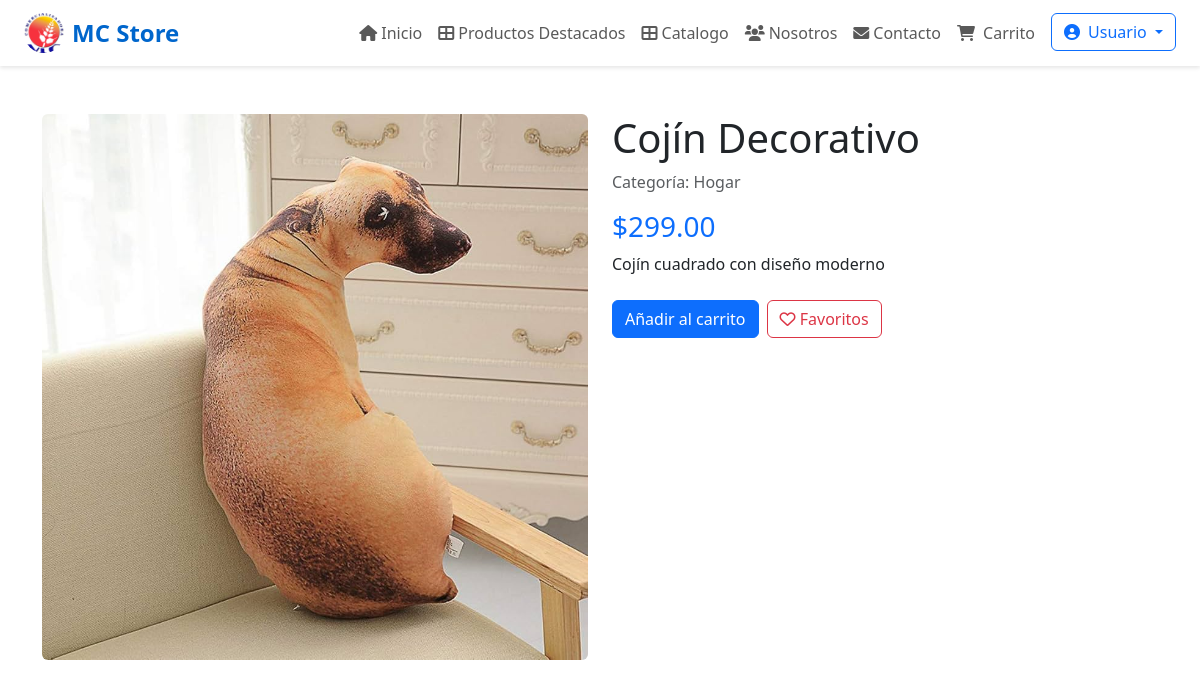
/pages/producto.php?id=9 (signed in), run on the app's committed database.
### tables this page shows
CREATE TABLE `configuraciones` (
  `id` int(11) NOT NULL AUTO_INCREMENT,
  `nombre_sitio` varchar(100) NOT NULL DEFAULT 'MC Store',
  `logo_url` varchar(255) NOT NULL DEFAULT 'pages/img/logo-mcstore.png',
  `color_primario` varchar(10) NOT NULL DEFAULT '#0066CC',
  `color_secundario` varchar(10) NOT NULL DEFAULT '#333333',
  `color_encabezado` varchar(10) NOT NULL DEFAULT '#FFFFFF',
  `color_texto` varchar(10) NOT NULL DEFAULT '#000000',
  `texto_nosotros` longtext,
  `direccion` varchar(255) DEFAULT NULL,
  `telefono` varchar(20) DEFAULT NULL,
  `email` varchar(100) DEFAULT NULL,
  `horarios` text,
  `facebook` varchar(255) DEFAULT NULL,
  `instagram` varchar(255) DEFAULT NULL,
  `whatsapp` varchar(20) DEFAULT NULL,
  `fecha_actualizacion` timestamp NOT NULL DEFAULT CURRENT_TIMESTAMP ON UPDATE CURRENT_TIMESTAMP,
  PRIMARY KEY (`id`)
);

CREATE TABLE `productos` (
  `id` int(11) NOT NULL AUTO_INCREMENT,
  `categoria_id` int(11) DEFAULT NULL,
  `nombre` varchar(255) NOT NULL,
  `descripcion` text,
  `precio` decimal(10,2) NOT NULL,
  `cantidad` int(11) DEFAULT '0' COMMENT 'Cantidad en stock',
  `estado` enum('disponible','agotado','suspendido','poco_stock') DEFAULT 'disponible',
  `imagen` varchar(500) DEFAULT NULL,
  `destacado` enum('si','no') DEFAULT 'no',
  `fecha_creacion` timestamp NULL DEFAULT CURRENT_TIMESTAMP,
  PRIMARY KEY (`id`),
  KEY `categoria_id` (`categoria_id`),
  CONSTRAINT `productos_ibfk_1` FOREIGN KEY (`categoria_id`) REFERENCES `categorias` (`id`) ON DELETE SET NULL
);

CREATE TABLE `categorias` (
  `id` int(11) NOT NULL AUTO_INCREMENT,
  `nombre` varchar(255) NOT NULL,
  `descripcion` text,
  PRIMARY KEY (`id`)
);

### pages/admin/functions/f_configuracion.php (called while the page is built, shortened)
<?php
require_once __DIR__ . '/../../../php/database.php';
function obtenerConfiguracion() {
    global $conexion;
    $sql = "SELECT * FROM configuraciones WHERE id = 1 LIMIT 1";
    $resultado = mysqli_query($conexion, $sql);
    return mysqli_fetch_assoc($resultado);
}
?>

### pages/functions/f_favoritos.php (called while the page is built, shortened)
<?php
require_once 'f_login.php';
function obtenerIdsFavoritos($usuario_id) {
    global $conexion;
    $sql = "SELECT producto_id FROM productos_favoritos WHERE usuario_id = ?";
    $stmt = mysqli_prepare($conexion, $sql);
    mysqli_stmt_bind_param($stmt, "i", $usuario_id);
    mysqli_stmt_execute($stmt);
    $result = mysqli_stmt_get_result($stmt);
    $ids = [];
    while ($row = mysqli_fetch_assoc($result)) {
        $ids[] = $row['producto_id'];
    }
    return $ids;
}
?>

### pages/functions/f_catalogo.php (called while the page is built, shortened)
<?php
require_once dirname(__DIR__, 2) . '/php/database.php';
require_once 'f_favoritos.php';
$usuario_id = $_SESSION['usuario_id'] ?? null;
$favoritosIds = $usuario_id ? obtenerIdsFavoritos($usuario_id) : [];
function obtenerProductoPorId($id) {
    global $conexion;
    $id = intval($id);
    $sql = "SELECT p.id, p.nombre, p.descripcion, p.precio, p.imagen, p.cantidad as stock, p.estado,
                   c.nombre as categoria
            FROM productos p
            LEFT JOIN categorias c ON p.categoria_id = c.id
            WHERE p.id = ? AND p.estado IN ('disponible', 'poco_stock')";
    $stmt = mysqli_prepare($conexion, $sql);
    mysqli_stmt_bind_param($stmt, "i", $id);
    mysqli_stmt_execute($stmt);
    $resultado = mysqli_stmt_get_result($stmt);
    $producto = mysqli_fetch_assoc($resultado);
    if ($producto && isset($producto['stock']) && $producto['stock'] <= 0) {
        $producto['disponible_para_compra'] = false;
    } elseif ($producto) {
        $producto['disponible_para_compra'] = true;
    }
    return $producto;
}
?>

### pages/producto.php (the view, shortened to what this page needs)
<?php
require_once 'functions/f_catalogo.php';
$id = intval($_GET['id']);
$producto = obtenerProductoPorId($id);
$favoritos = isset($_SESSION['favoritos']) ? $_SESSION['favoritos'] : [];
$isFav = in_array($producto['id'], $favoritos);
?>
<!DOCTYPE html>
<html lang="es">
<head>
    <link rel="preload"
          href="https://cdn.jsdelivr.net/npm/bootstrap@5.3.0/dist/css/bootstrap.min.css"
          as="style"
          onload="this.rel='stylesheet'">
    <link rel="stylesheet"
          href="https://cdnjs.cloudflare.com/ajax/libs/font-awesome/6.0.0/css/all.min.css"
          media="all">
</head>
<body>
    <?php include 'header.php'; ?>
    <div class="container py-5">
        <div class="row">
            <div class="col-md-6">
                <img src="../img_productos/<?= htmlspecialchars($producto['imagen']) ?>" class="img-fluid rounded" alt="<?= htmlspecialchars($producto['nombre']) ?>">
            </div>
            <div class="col-md-6">
                <h1><?= htmlspecialchars($producto['nombre']) ?></h1>
                <p class="text-muted">Categoría: <?= htmlspecialchars($producto['categoria']) ?></p>
                <h3 class="text-primary">$<?= number_format($producto['precio'], 2) ?></h3>
                <p><?= nl2br(htmlspecialchars($producto['descripcion'])) ?></p>
                <div class="d-flex gap-2 mt-4">
                    <button class="btn btn-primary" onclick="agregarAlCarrito(<?= $producto['id'] ?>)">Añadir al carrito</button>
                    <button class="btn <?= $isFav ? 'btn-danger' : 'btn-outline-danger' ?>" onclick="toggleFavorito(<?= $producto['id'] ?>, this)">
                        <i class="<?= $isFav ? 'fas' : 'far' ?> fa-heart"></i> Favoritos
                    </button>
                </div>
            </div>
        </div>
    </div>
</body>
</html>

### pages/header.php (shortened to what this page needs)
<?php
require_once 'functions/f_header.php';
require_once 'admin/functions/f_configuracion.php';
$config = obtenerConfiguracion();
$currentDir = dirname($_SERVER['SCRIPT_NAME']);
$isInPages = strpos($currentDir, 'pages') !== false || basename($currentDir) === 'pages';
?>
<!DOCTYPE html>
<html lang="es">
<head>
    <link rel="preload"
          href="https://cdn.jsdelivr.net/npm/bootstrap@5.3.0/dist/css/bootstrap.min.css"
          as="style"
          onload="this.rel='stylesheet'">
    <link rel="stylesheet"
          href="https://cdnjs.cloudflare.com/ajax/libs/font-awesome/6.0.0/css/all.min.css"
          media="all">
</head>
<body>
<nav class="navbar navbar-expand-lg navbar-light sticky-top" style="background-color: <?php echo htmlspecialchars($config['color_encabezado']); ?>; color: <?php echo htmlspecialchars($config['color_texto']); ?>; box-shadow: 0 2px 4px rgba(0,0,0,0.1);">
    <div class="container-fluid px-4">
        <a class="navbar-brand d-flex align-items-center" href="<?php echo $isInPages ? '../index.php' : 'index.php'; ?>">
            <img src="<?php echo $isInPages ? '../pages/img/logo.jpg' : 'pages/img/logo.jpg'; ?>" alt="<?php echo htmlspecialchars($config['nombre_sitio']); ?>" width="40" height="40" class="me-2 rounded-circle">
            <span class="fw-bold fs-4" style="color: <?php echo htmlspecialchars($config['color_primario']); ?>;"><?php echo htmlspecialchars($config['nombre_sitio']); ?></span>
        </a>
        <div class="collapse navbar-collapse" id="navbarContent">
            <ul class="navbar-nav ms-auto mb-2 mb-lg-0">
                <li class="nav-item">
                    <a class="nav-link" href="<?php echo $isInPages ? '../index.php#inicio' : 'index.php#inicio'; ?>">
                        <i class="fas fa-home me-1"></i>Inicio
                    </a>
                </li>
                <li class="nav-item">
                    <a class="nav-link" href="<?php echo $isInPages ? '../index.php#productos' : 'index.php#productos'; ?>">
                        <i class="fas fa-th-large me-1"></i>Productos Destacados
                    </a>
                </li>
                <li class="nav-item">
                    <a class="nav-link" href="<?php echo $isInPages ? 'catalogo.php' : 'pages/catalogo.php'; ?>">
                        <i class="fas fa-th-large me-1"></i>Catalogo
                    </a>
                </li>
                <li class="nav-item">
                    <a class="nav-link" href="<?php echo $isInPages ? '../index.php#acerca' : 'index.php#acerca'; ?>">
                        <i class="fas fa-users me-1"></i>Nosotros
                    </a>
                </li>
                <li class="nav-item">
                    <a class="nav-link" href="<?php echo $isInPages ? '../index.php#contacto' : 'index.php#contacto'; ?>">
                        <i class="fas fa-envelope me-1"></i>Contacto
                    </a>
                </li>
                <li class="nav-item">
                    <a class="nav-link position-relative" href="<?php echo $isInPages ? 'carrito.php' : 'pages/carrito.php'; ?>">
                        <i class="fas fa-shopping-cart me-1"></i>
                        <span>Carrito</span>
                    </a>
                </li>
                <li class="nav-item dropdown">
                    <button class="btn btn-outline-primary dropdown-toggle ms-2" type="button" data-bs-toggle="dropdown" aria-expanded="false" style="background-color: white">
                        <i class="fas fa-user-circle me-1"></i>
                        <span class="d-none d-md-inline">Usuario</span>
                    </button>
                </li>
            </ul>
        </div>
    </div>
</nav>

### data on the page
configuraciones: nombre_sitio "MC Store"
productos: imagen (picture), nombre "Cojín Decorativo", categoria.nombre "Hogar", precio "299.00", descripcion "Cojín cuadrado con diseño moderno"
